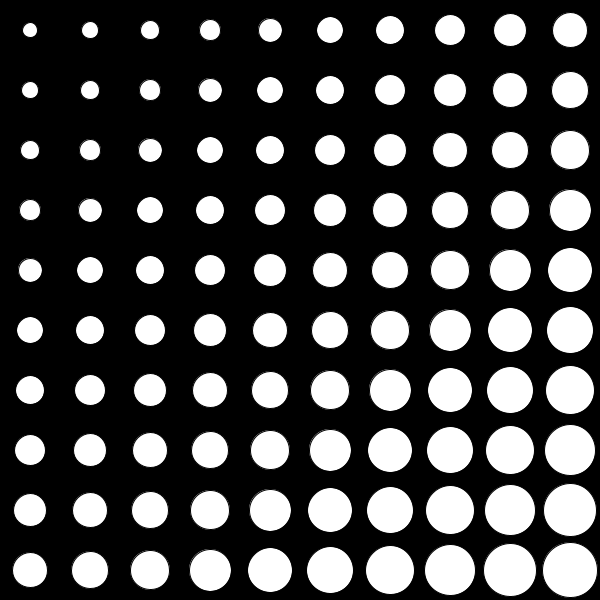
Frame 1 (no input)
Frame 60 (the mouse pressed at the canvas centre just before this capture): identical to frame 1, image omitted
Frame 120 (the mouse held since frame 60 and released just before this capture): identical to frame 1, image omitted

The Processing sketch that drew this single still picture (run headless with seeded random() and noise(); from frame 60 on, the mouse is pressed at the canvas centre):

// Processing sketch: forAnidado
// ── forAnidado.pde
int cant = 10;
int tam;
void setup() {
  size(600, 600);
  tam = width/cant;
}

void draw() {
  background(0);
  for (int i=0; i<cant; i++) {
    for (int j=0; j<cant; j++) {
      float ancho = map(i+j, 0, cant+cant, tam/4, tam);
      ellipse(i*tam+tam/2, j*tam+tam/2, ancho, ancho);
    }
  }
}
